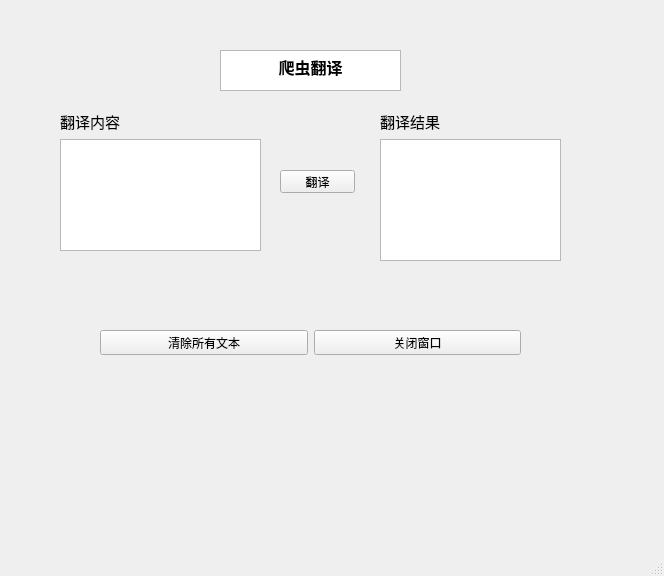
<?xml version="1.0" encoding="UTF-8"?>
<ui version="4.0">
 <class>MainWindow</class>
 <widget class="QMainWindow" name="MainWindow">
  <property name="geometry">
   <rect>
    <x>0</x>
    <y>0</y>
    <width>664</width>
    <height>576</height>
   </rect>
  </property>
  <property name="windowTitle">
   <string>MainWindow</string>
  </property>
  <widget class="QWidget" name="centralwidget">
   <widget class="QTextBrowser" name="textBrowser">
    <property name="geometry">
     <rect>
      <x>220</x>
      <y>50</y>
      <width>181</width>
      <height>41</height>
     </rect>
    </property>
    <property name="html">
     <string>&lt;!DOCTYPE HTML PUBLIC &quot;-//W3C//DTD HTML 4.0//EN&quot; &quot;http://www.w3.org/TR/REC-html40/strict.dtd&quot;&gt;
&lt;html&gt;&lt;head&gt;&lt;meta name=&quot;qrichtext&quot; content=&quot;1&quot; /&gt;&lt;style type=&quot;text/css&quot;&gt;
p, li { white-space: pre-wrap; }
&lt;/style&gt;&lt;/head&gt;&lt;body style=&quot; font-family:'SimSun'; font-size:9pt; font-weight:400; font-style:normal;&quot;&gt;
&lt;p align=&quot;center&quot; style=&quot; margin-top:0px; margin-bottom:0px; margin-left:0px; margin-right:0px; -qt-block-indent:0; text-indent:0px;&quot;&gt;&lt;span style=&quot; font-size:12pt; font-weight:600;&quot;&gt;爬虫翻译&lt;/span&gt;&lt;/p&gt;&lt;/body&gt;&lt;/html&gt;</string>
    </property>
   </widget>
   <widget class="QPushButton" name="pushButton">
    <property name="geometry">
     <rect>
      <x>280</x>
      <y>170</y>
      <width>75</width>
      <height>23</height>
     </rect>
    </property>
    <property name="text">
     <string>翻译</string>
    </property>
   </widget>
   <widget class="QWidget" name="layoutWidget">
    <property name="geometry">
     <rect>
      <x>380</x>
      <y>110</y>
      <width>181</width>
      <height>151</height>
     </rect>
    </property>
    <layout class="QVBoxLayout" name="verticalLayout">
     <item>
      <widget class="QLabel" name="label_3">
       <property name="styleSheet">
        <string notr="true">font: 12pt &quot;宋体&quot;;</string>
       </property>
       <property name="text">
        <string>&lt;html&gt;&lt;head/&gt;&lt;body&gt;&lt;p&gt;&lt;span style=&quot; font-size:11pt;&quot;&gt;翻译结果&lt;/span&gt;&lt;/p&gt;&lt;/body&gt;&lt;/html&gt;</string>
       </property>
      </widget>
     </item>
     <item>
      <widget class="QTextEdit" name="textEdit_2"/>
     </item>
    </layout>
   </widget>
   <widget class="QWidget" name="layoutWidget">
    <property name="geometry">
     <rect>
      <x>60</x>
      <y>110</y>
      <width>201</width>
      <height>141</height>
     </rect>
    </property>
    <layout class="QVBoxLayout" name="verticalLayout_2">
     <item>
      <widget class="QLabel" name="label">
       <property name="styleSheet">
        <string notr="true">font: 12pt &quot;宋体&quot;;</string>
       </property>
       <property name="text">
        <string>&lt;html&gt;&lt;head/&gt;&lt;body&gt;&lt;p&gt;&lt;span style=&quot; font-size:11pt;&quot;&gt;翻译内容&lt;/span&gt;&lt;/p&gt;&lt;/body&gt;&lt;/html&gt;</string>
       </property>
      </widget>
     </item>
     <item>
      <widget class="QTextEdit" name="textEdit"/>
     </item>
    </layout>
   </widget>
   <widget class="QWidget" name="layoutWidget">
    <property name="geometry">
     <rect>
      <x>100</x>
      <y>330</y>
      <width>421</width>
      <height>25</height>
     </rect>
    </property>
    <layout class="QHBoxLayout" name="horizontalLayout">
     <item>
      <widget class="QPushButton" name="pushButton_2">
       <property name="text">
        <string>清除所有文本</string>
       </property>
      </widget>
     </item>
     <item>
      <widget class="QPushButton" name="pushButton_3">
       <property name="text">
        <string>关闭窗口</string>
       </property>
      </widget>
     </item>
    </layout>
   </widget>
  </widget>
  <widget class="QMenuBar" name="menubar">
   <property name="geometry">
    <rect>
     <x>0</x>
     <y>0</y>
     <width>664</width>
     <height>22</height>
    </rect>
   </property>
  </widget>
  <widget class="QStatusBar" name="statusbar"/>
 </widget>
 <resources/>
 <connections>
  <connection>
   <sender>pushButton_3</sender>
   <signal>clicked()</signal>
   <receiver>MainWindow</receiver>
   <slot>close()</slot>
   <hints>
    <hint type="sourcelabel">
     <x>408</x>
     <y>366</y>
    </hint>
    <hint type="destinationlabel">
     <x>424</x>
     <y>425</y>
    </hint>
   </hints>
  </connection>
  <connection>
   <sender>pushButton_2</sender>
   <signal>clicked()</signal>
   <receiver>textEdit</receiver>
   <slot>clear()</slot>
   <hints>
    <hint type="sourcelabel">
     <x>210</x>
     <y>362</y>
    </hint>
    <hint type="destinationlabel">
     <x>147</x>
     <y>271</y>
    </hint>
   </hints>
  </connection>
  <connection>
   <sender>pushButton_2</sender>
   <signal>clicked()</signal>
   <receiver>textEdit_2</receiver>
   <slot>clear()</slot>
   <hints>
    <hint type="sourcelabel">
     <x>241</x>
     <y>362</y>
    </hint>
    <hint type="destinationlabel">
     <x>457</x>
     <y>278</y>
    </hint>
   </hints>
  </connection>
 </connections>
</ui>
